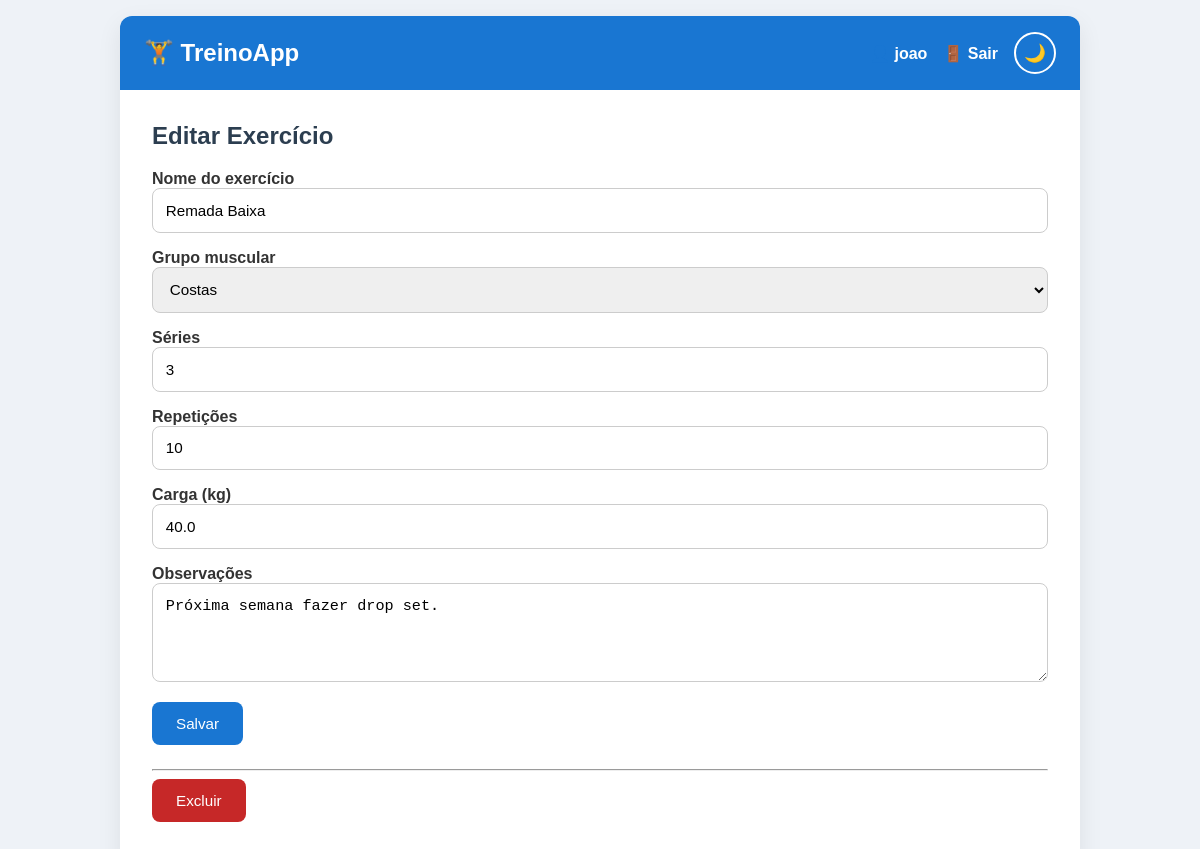
/exercise/1/update (signed in), run on the app's committed database.
### tables this page shows
CREATE TABLE user (
    id INTEGER PRIMARY KEY AUTOINCREMENT,
    username TEXT UNIQUE NOT NULL,
    password TEXT NOT NULL
);

CREATE TABLE exercise (
    id INTEGER PRIMARY KEY AUTOINCREMENT,
    author_id INTEGER NOT NULL,
    created TIMESTAMP NOT NULL DEFAULT CURRENT_TIMESTAMP,

    name TEXT NOT NULL,
    muscle_group TEXT NOT NULL,
    sets INTEGER NOT NULL,
    reps INTEGER NOT NULL,
    weight REAL NOT NULL,
    notes TEXT NOT NULL,

    FOREIGN KEY (author_id) REFERENCES user(id)
);

### treino/exercise.py (the view, shortened to what this page needs)
@bp.route("/exercise/<int:id>/update", methods=("GET", "POST"))
@login_required
def update(id):
    exercise = get_exercise(id)
    return render_template("exercise/update.html", exercise=exercise)

### treino/auth.py (called while the page is built)
@bp.before_app_request
def load_logged_in_user():
    user_id = session.get('user_id')
    if user_id is None:
        g.user = None
    else:
        g.user = get_db().execute(
            'SELECT * FROM user WHERE id = ?',
            (user_id,)
        ).fetchone()

def login_required(view):
    @functools.wraps(view)
    def wrapped_view(**kwargs):
        if g.user is None:
            return redirect(url_for('auth.login'))
        return view(**kwargs)
    return wrapped_view

### treino/db.py (called while the page is built)
def get_db():
    if 'db' not in g:
        g.db = sqlite3.connect(
            current_app.config['DATABASE'],
            detect_types=sqlite3.PARSE_DECLTYPES
        )
        g.db.row_factory = sqlite3.Row
    return g.db

### treino/exercise.py (called while the page is built)
def get_exercise(id, check_author=True):
    exercise = get_db().execute(
        """
        SELECT e.id,
               e.name,
               e.muscle_group,
               e.sets,
               e.reps,
               e.weight,
               e.notes,
               e.created,
               e.author_id,
               u.username
        FROM exercise e
        JOIN user u ON e.author_id = u.id
        WHERE e.id = ?
        """,
        (id,),
    ).fetchone()
    if exercise is None:
        abort(404, "Exercício não encontrado.")
    if check_author and exercise["author_id"] != g.user["id"]:
        abort(403)
    return exercise

### treino/templates/exercise/update.html (shortened to what this page needs)
{% extends 'base.html' %}
{% block header %}
<h1>{% block title %}Editar Exercício{% endblock %}</h1>
{% endblock %}
{% block content %}
<form method="post">
    <label for="name">Nome do exercício</label>
    <input
        name="name"
        id="name"
        value="{{ exercise['name'] }}"
        required>
    <label for="muscle_group">Grupo muscular</label>
    <select
        name="muscle_group"
        id="muscle_group"
        required>
        <option value="Costas"
            {% if exercise['muscle_group'] == 'Costas' %}selected{% endif %}>
            Costas
        </option>
    </select>
    <label for="sets">Séries</label>
    <input
        type="number"
        name="sets"
        id="sets"
        min="1"
        value="{{ exercise['sets'] }}"
        required>
    <label for="reps">Repetições</label>
    <input
        type="number"
        name="reps"
        id="reps"
        min="1"
        value="{{ exercise['reps'] }}"
        required>
    <label for="weight">Carga (kg)</label>
    <input
        type="number"
        id="weight"
        name="weight"
        min="0"
        step="0.5"
        value="{{ exercise['weight'] }}"
        required>
    <label for="notes">Observações</label>
    <textarea
        id="notes"
        name="notes"
        rows="4"
        placeholder="Ex.: aumentar a carga na próxima semana">{{ exercise['notes'] }}</textarea>
    <input type="submit" value="Salvar">
</form>
<hr>
<form
    action="{{ url_for('exercise.delete', id=exercise['id']) }}"
    method="post">
    <input
        class="danger"
        type="submit"
        value="Excluir"
        onclick="return confirm('Deseja realmente excluir este exercício?')">
</form>
{% endblock %}

### treino/templates/base.html (shortened to what this page needs)
<!doctype html>
<html lang="pt-BR">
<head>
    <link rel="stylesheet" href="{{ url_for('static', filename='style.css') }}">
</head>
<body>
<nav>
    <h1>🏋️ TreinoApp</h1>
    <ul>
        {% if g.user %}
            <li><span>👤 {{ g.user['username'] }}</span></li>
            <li>
                <a href="{{ url_for('auth.logout') }}">
                    🚪 Sair
                </a>
            </li>
        {% endif %}
        <li>
            <button id="theme-toggle" title="Alternar tema">
                🌙
            </button>
        </li>
    </ul>
</nav>
<section class="content">
    <header>
        {% block header %}{% endblock %}
    </header>
    {% block content %}{% endblock %}
</section>
</body>
</html>

### treino/static/style.css (style rules this page uses)
html { font-family: Arial, Helvetica, sans-serif; background: #eef2f7; padding: 1rem; }
body { max-width: 960px; margin: 0 auto; background: #ffffff; color: #333; border-radius: 12px; box-shadow: 0 8px 24px rgba(0, 0, 0, .08); transition: background .3s, color .3s; }
h1, h2, h3 { color: #2c3e50; margin-top: 0; }
a { color: #1565c0; text-decoration: none; }
nav { background: #1976d2; color: white; display: flex; justify-content: space-between; align-items: center; padding: 1rem 1.5rem; border-radius: 12px 12px 0 0; }
nav h1 { color: white; margin: 0; }
nav ul { display: flex; align-items: center; list-style: none; gap: 1rem; margin: 0; padding: 0; }
nav a, nav span { color: white; font-weight: bold; }
#theme-toggle { background: transparent; border: 2px solid white; color: white; border-radius: 50%; width: 42px; height: 42px; cursor: pointer; font-size: 1.1rem; transition: .2s; }
.content { padding: 2rem; }
input[type=submit] { width: auto; background: #1976d2; color: white; border: none; cursor: pointer; padding: .8rem 1.5rem; border-radius: 8px; transition: .2s; }
.danger { background: #c62828 !important; }
label { font-weight: bold; }
textarea, input, select { width: 100%; padding: .8rem; margin-bottom: 1rem; border: 1px solid #ccc; border-radius: 8px; box-sizing: border-box; font-size: .95rem; transition: border .2s, box-shadow .2s; }
textarea { resize: vertical; }

### data on the page
user: user.username "joao"
exercise: name "Remada Baixa", muscle_group "Costas", sets "3", reps "10", weight "40.0", notes "Próxima semana fazer drop set."
